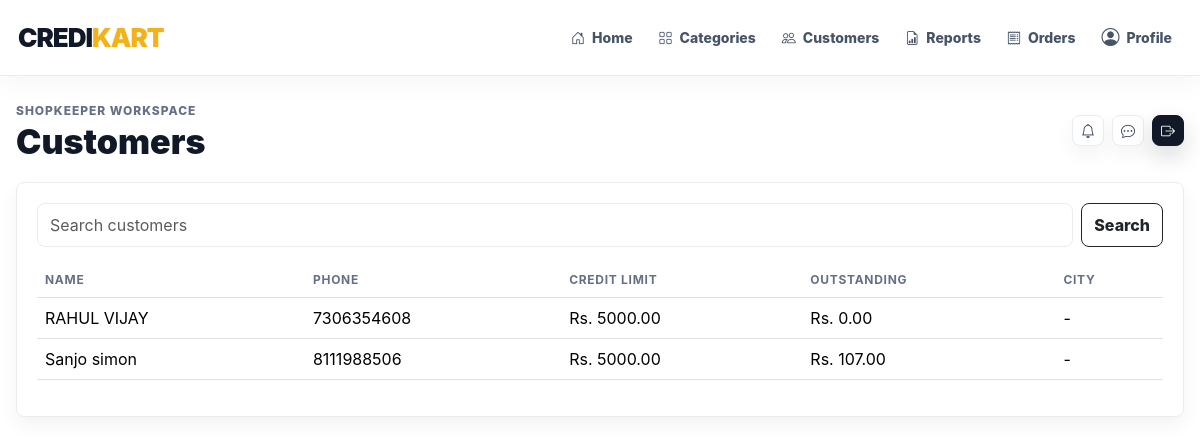
Page /customers/ (signed in) on the committed database.
### accounts/models.py (models this page shows)
class User(AbstractUser):
    ADMIN = 'admin'
    SHOPKEEPER = 'shopkeeper'
    CUSTOMER = 'customer'
    ROLE_CHOICES = (
        (ADMIN, 'Admin'),
        (SHOPKEEPER, 'Shopkeeper'),
        (CUSTOMER, 'Customer'),
    )
    role = models.CharField(max_length=20, choices=ROLE_CHOICES, default=CUSTOMER)
    phone = models.CharField(max_length=20, blank=True)
    address = models.TextField(blank=True)
    is_approved = models.BooleanField(default=True)
    created_at = models.DateTimeField(auto_now_add=True)
    @property
    def is_platform_admin(self):
        return self.is_superuser or self.role == self.ADMIN
    @property
    def is_shopkeeper(self):
        return self.role == self.SHOPKEEPER
    @property
    def is_customer(self):
        return self.role == self.CUSTOMER

### customers/models.py (models this page shows)
class Customer(models.Model):
    user = models.OneToOneField(settings.AUTH_USER_MODEL, on_delete=models.CASCADE, related_name='customer_profile')
    shopkeeper = models.ForeignKey(
        'accounts.Shopkeeper',
        on_delete=models.SET_NULL,
        null=True,
        blank=True,
        related_name='customers',
    )
    credit_limit = models.DecimalField(max_digits=12, decimal_places=2, default=5000)
    outstanding_balance = models.DecimalField(max_digits=12, decimal_places=2, default=0)
    city = models.CharField(max_length=80, blank=True)
    created_at = models.DateTimeField(auto_now_add=True)
    def __str__(self):
        return self.user.get_full_name() or self.user.username

### accounts/decorators.py (the view)
    def wrapper(request, *args, **kwargs):
        user = request.user
        if not user.is_authenticated or not user.is_shopkeeper:
            raise PermissionDenied
        if not user.is_approved or not user.shopkeeper_profile.is_active:
            raise PermissionDenied
        return view_func(request, *args, **kwargs)

### customers/views.py (called while the page is built)
@login_required
@approved_shopkeeper_required
def customer_list(request):
    query = request.GET.get('q', '')
    customers = Customer.objects.filter(shopkeeper=request.user.shopkeeper_profile).select_related('user')
    if query:
        customers = customers.filter(user__username__icontains=query)
    return render(request, 'customers/list.html', {'customers': customers, 'query': query})

### templates/customers/list.html
{% extends 'base.html' %}
{% block page_title %}Customers{% endblock %}
{% block content %}
<section class="panel">
  <form class="d-flex gap-2 mb-3"><input class="form-control" name="q" value="{{ query }}" placeholder="Search customers"><button class="btn btn-outline-dark">Search</button></form>
  <div class="table-responsive"><table class="table align-middle"><thead><tr><th>Name</th><th>Phone</th><th>Credit Limit</th><th>Outstanding</th><th>City</th></tr></thead><tbody>{% for customer in customers %}<tr><td>{{ customer }}</td><td>{{ customer.user.phone }}</td><td>Rs. {{ customer.credit_limit }}</td><td>Rs. {{ customer.outstanding_balance }}</td><td>{{ customer.city|default:'-' }}</td></tr>{% empty %}<tr><td colspan="5">No customers assigned yet.</td></tr>{% endfor %}</tbody></table></div>
</section>
{% endblock %}

### templates/base.html (shortened to what this page needs)
{% load static %}
<!doctype html>
<html lang="en">
<head>
  <link href="https://cdn.jsdelivr.net/npm/bootstrap@5.3.3/dist/css/bootstrap.min.css" rel="stylesheet">
  <link href="https://cdn.jsdelivr.net/npm/bootstrap-icons@1.11.3/font/bootstrap-icons.css" rel="stylesheet">
  <link href="{% static 'css/app.css' %}" rel="stylesheet">
</head>
<body class="{% if user.is_authenticated %}app-body{% else %}auth-body{% endif %}">
{% if user.is_authenticated %}
<div class="app-shell">
  <header class="site-navbar">
    <a class="brand" href="{% url 'dashboard:home' %}">CREDI<span>KART</span></a>
    <nav class="primary-nav" aria-label="Primary navigation">
      <a class="nav-link" href="{% url 'dashboard:home' %}"><i class="bi bi-house-door"></i>Home</a>
      {% if user.is_shopkeeper %}
        <a class="nav-link" href="{% url 'products:list' %}"><i class="bi bi-grid"></i>Categories</a>
        <a class="nav-link" href="{% url 'customers:list' %}"><i class="bi bi-people"></i>Customers</a>
        <a class="nav-link" href="{% url 'reports:shop' %}"><i class="bi bi-file-earmark-bar-graph"></i>Reports</a>
      {% endif %}
      <a class="nav-link" href="{% url 'orders:list' %}"><i class="bi bi-receipt"></i>Orders</a>
      <a class="nav-link nav-icon-link" href="{% url 'accounts:profile' %}"><i class="bi bi-person-circle"></i>Profile</a>
    </nav>
  </header>
  <main class="content">
    <header class="topbar app-container">
      <div>
        <p class="eyebrow mb-1">{{ user.get_role_display|default:'Admin' }} Workspace</p>
        <h1>{% block page_title %}Dashboard{% endblock %}</h1>
      </div>
      <div class="d-flex align-items-center gap-2">
        <a class="btn btn-soft btn-sm" href="{% url 'notifications:list' %}"><i class="bi bi-bell"></i></a>
        <a class="btn btn-soft btn-sm" href="{% url 'chat_system:inbox' %}"><i class="bi bi-chat-dots"></i></a>
        <form method="post" action="{% url 'accounts:logout' %}">{% csrf_token %}
          <button class="btn btn-dark btn-sm"><i class="bi bi-box-arrow-right"></i></button>
        </form>
      </div>
    </header>
    <div class="app-container page-transition">
      {% block content %}{% endblock %}
    </div>
  </main>
</div>
{% else %}
  {% block auth_content %}{% endblock %}
{% endif %}
</body>
</html>

### static/css/app.css (style rules this page uses)
:root { --ink: #111827; --muted: #667085; --line: #eaecf0; --panel: #ffffff; --canvas: #ffffff; --blue: #111827; --blue-strong: #030712; --blue-soft: #f3f4f6; --green: #10a310; --green-strong: #0b7f10; --green-soft: #ecfdf3; --gold: #f3b21a; --gold-soft: #fff7df; --rose-soft: #fff0f1; --shadow-sm: 0 8px 20px rgba(17, 24, 39, .05); --shadow-md: 0 20px 48px rgba(17, 24, 39, .08); --radius: 8px; }
* { box-sizing: border-box; }
html { scroll-behavior: smooth; }
body { margin: 0; color: var(--ink); background: var(--canvas); font-family: Inter, Manrope, Poppins, system-ui, -apple-system, BlinkMacSystemFont, "Segoe UI", sans-serif; letter-spacing: 0; }
a { color: inherit; text-decoration: none; }
.app-body { background: #fff; }
.app-shell { min-height: 100vh; }
.app-container { width: min(1180px, calc(100% - 32px)); margin: 0 auto; }
.site-navbar { position: sticky; top: 0; z-index: 50; display: flex; align-items: center; justify-content: space-between; gap: 22px; min-height: 76px; padding: 14px max(18px, calc((100vw - 1180px) / 2)); background: rgba(255, 255, 255, .94); border-bottom: 1px solid rgba(226, 232, 240, .82); box-shadow: 0 8px 26px rgba(15, 23, 42, .04); backdrop-filter: blur(18px); }
.brand { display: inline-flex; align-items: center; gap: 0; color: var(--blue); font-size: 26px; font-weight: 900; letter-spacing: -1px; white-space: nowrap; }
.brand span { color: var(--gold); }
.primary-nav { display: flex; align-items: center; justify-content: flex-end; gap: 6px; flex-wrap: wrap; }
.primary-nav .nav-link { position: relative; display: inline-flex; align-items: center; gap: 7px; min-height: 40px; padding: 9px 10px; border-radius: var(--radius); color: #475467; font-size: 14px; font-weight: 760; transition: color .2s ease, background .2s ease, transform .2s ease; }
.primary-nav .nav-link::after { content: ""; position: absolute; left: 10px; right: 10px; bottom: 4px; height: 2px; border-radius: 99px; background: var(--gold); transform: scaleX(0); transform-origin: left; transition: transform .2s ease; }
.nav-icon-link i { font-size: 18px; }
.content { padding: 26px 0 44px; min-width: 0; }
.topbar { display: flex; justify-content: space-between; align-items: center; gap: 16px; margin-bottom: 22px; }
.topbar h1 { font-size: clamp(24px, 3vw, 34px); line-height: 1.05; margin: 0; font-weight: 860; }
.eyebrow { color: var(--muted); font-size: 12px; text-transform: uppercase; font-weight: 850; letter-spacing: .08em; }
.btn { border-radius: var(--radius); font-weight: 760; transition: transform .2s ease, box-shadow .2s ease, background .2s ease, border-color .2s ease; }
.btn-dark { border-color: var(--ink); background: var(--ink); box-shadow: 0 10px 22px rgba(17, 24, 39, .16); }
.btn-soft { background: #fff; border: 1px solid var(--line); color: #334155; box-shadow: var(--shadow-sm); }
.panel, .item-card { background: #fff; border: 1px solid var(--line); border-radius: var(--radius); padding: 20px; box-shadow: var(--shadow-sm); }
.table { --bs-table-bg: transparent; }
.table th { color: var(--muted); font-size: 12px; text-transform: uppercase; letter-spacing: .06em; }
.form-control, .form-select { border-radius: var(--radius); border-color: var(--line); min-height: 44px; }
.page-transition { animation: pageIn .42s ease both; }

### rows in the picture
User: role "SHOPKEEPER"
Customer: user.last_name "RAHUL VIJAY", user.phone "7306354608", credit_limit "5000.00", outstanding_balance "0.00", city "-"
Customer: user.last_name "Sanjo simon", user.phone "8111988506", credit_limit "5000.00", outstanding_balance "107.00", city "-"
